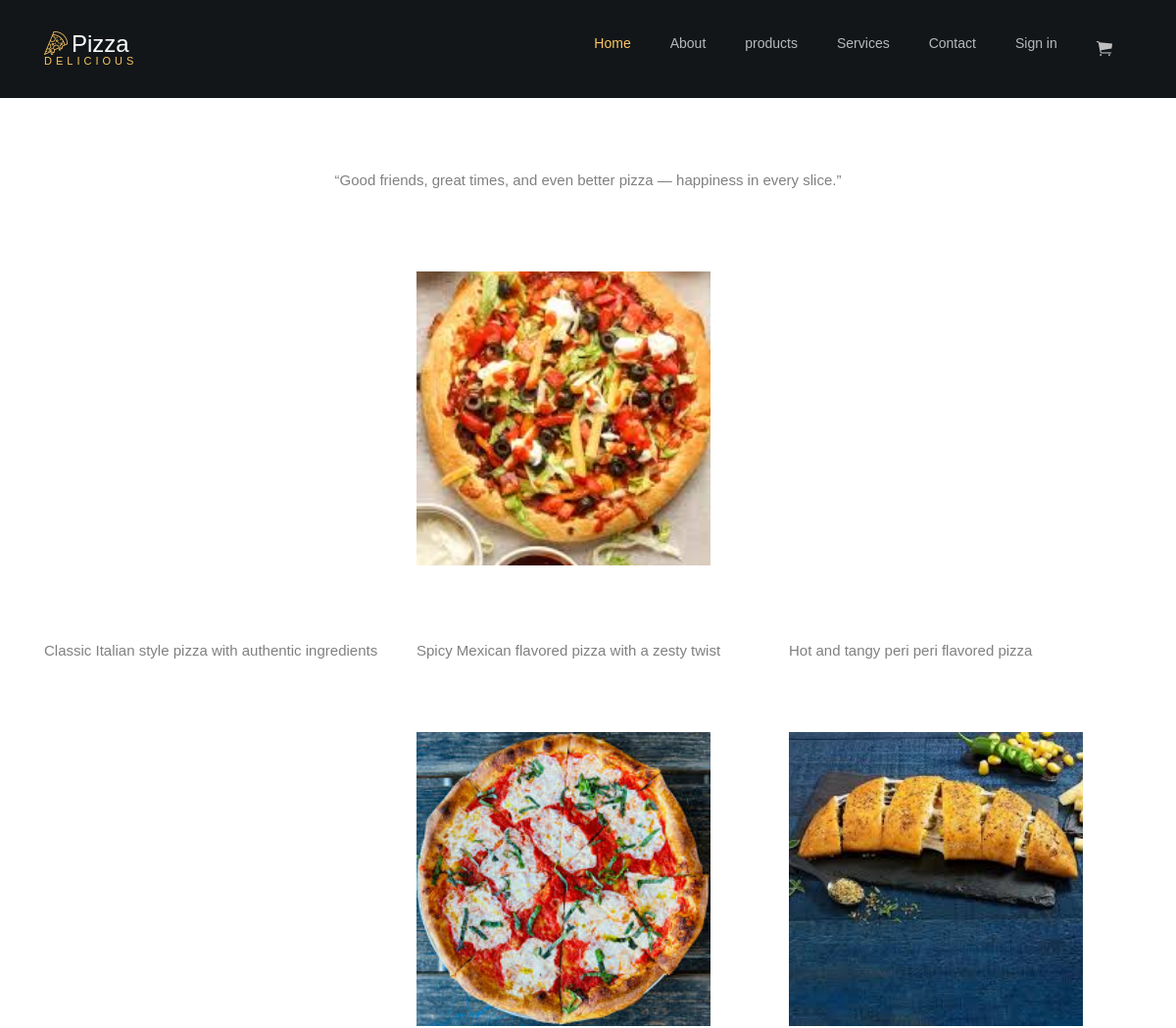
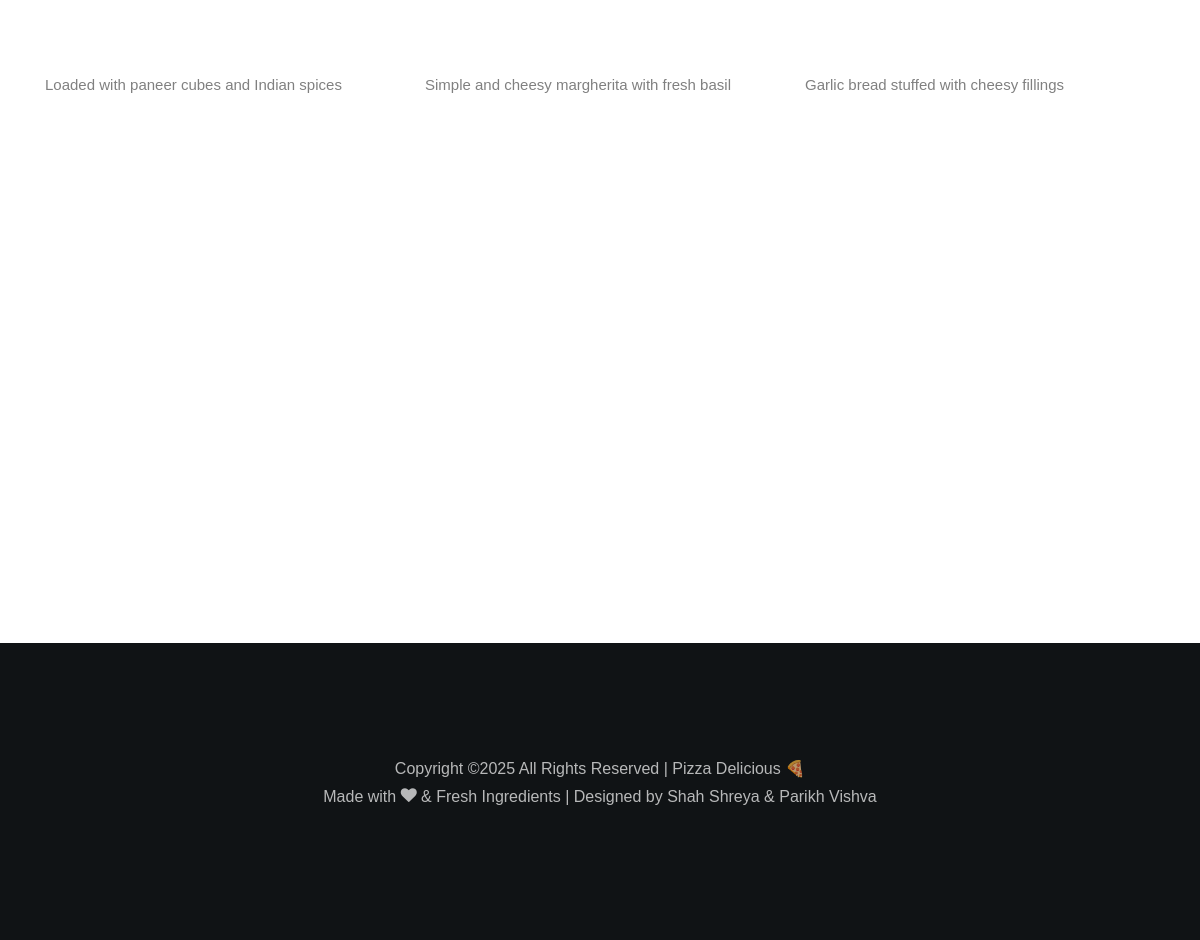
Page /v_cat_view.php on the earlier database version (2 pictures, top to bottom).
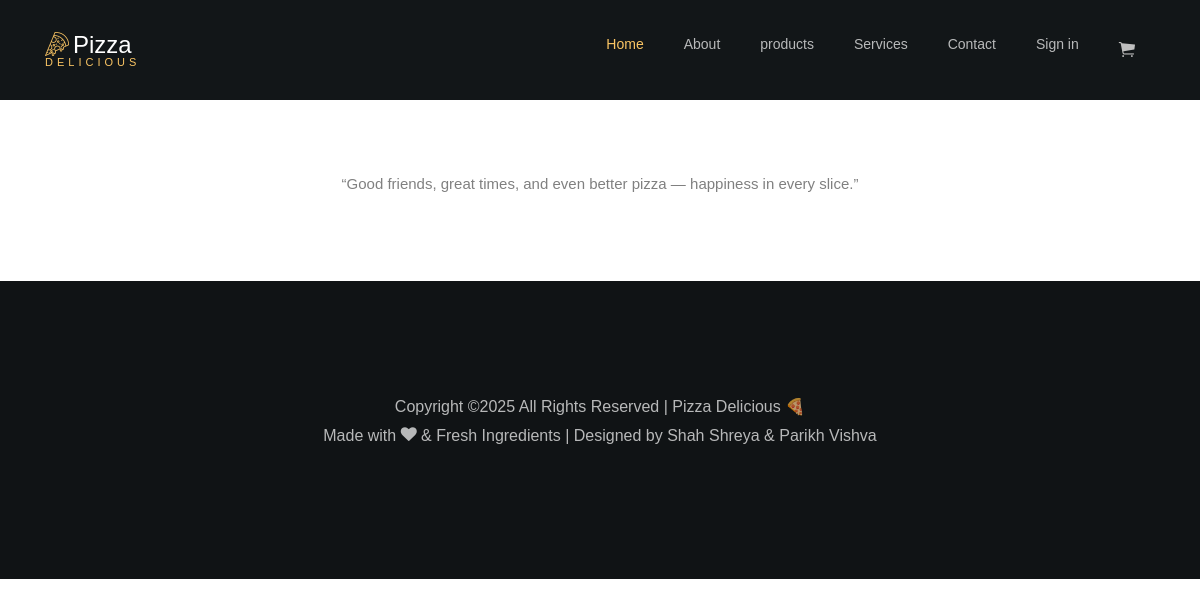
Same page on the later database version.
### tables this page shows
CREATE TABLE `category_tbl` (
  `cat_id` int(5) NOT NULL,
  `cat_name` varchar(150) NOT NULL,
  `cat_description` varchar(150) DEFAULT NULL,
  `cat_photo` varchar(150) DEFAULT NULL
);

### v_cat_view.php (the view)
<?php include("./php/v_header.php");
include("connect.php");?>
<section class="ftco-section" style="padding:4px 0;">
  <div class="container">
    <div class="row justify-content-center mb-5 pb-3">
        <div class="col-md-7 heading-section ftco-animate text-center">
            <h2 class="mb-4"><strong>Category</strong> </h2>
            <p>“Good friends, great times, and even better pizza — happiness in every slice.”</p>
          </div>
    </div>
    <div class="row d-flex">
<?php
    $q = "SELECT * FROM category_tbl";
    $res1 = mysqli_query($cn, $q);
    while($row1 = mysqli_fetch_row($res1)) {
    ?>
          <div class="col-md-4 d-flex ftco-animate">
          	<div class="blog-entry align-self-stretch">
              <a href="sub_cat_view1.php?cat_id=<?php echo $row1[0]; ?>" class="block-20" style="background-image: url('<?php echo $row1[3]; ?>');
              width:300px; height:300px"></a>
              <div class="text py-4 d-block">
              	<h3 class="heading mt-2"><a href="#"><?php echo $row1[1]; ?></a></h3>
                <p><?php echo $row1[2]; ?></p>
              </div>
            </div>
          </div>
    <?php
    }
    ?>
    </div>
  </div>
</section>
<?php include("./php/footer.php"); ?>

Differences in the rows shown:
removed category_tbl: cat_description "Classic Italian style pizza with authentic ingredients"
removed category_tbl: cat_photo (picture), cat_description "Spicy Mexican flavored pizza with a zesty twist"
removed category_tbl: cat_description "Hot and tangy peri peri flavored pizza"
removed category_tbl: cat_description "Loaded with paneer cubes and Indian spices"
removed category_tbl: cat_photo (picture), cat_description "Simple and cheesy margherita with fresh basil"
removed category_tbl: cat_photo (picture), cat_description "Garlic bread stuffed with cheesy fillings"
